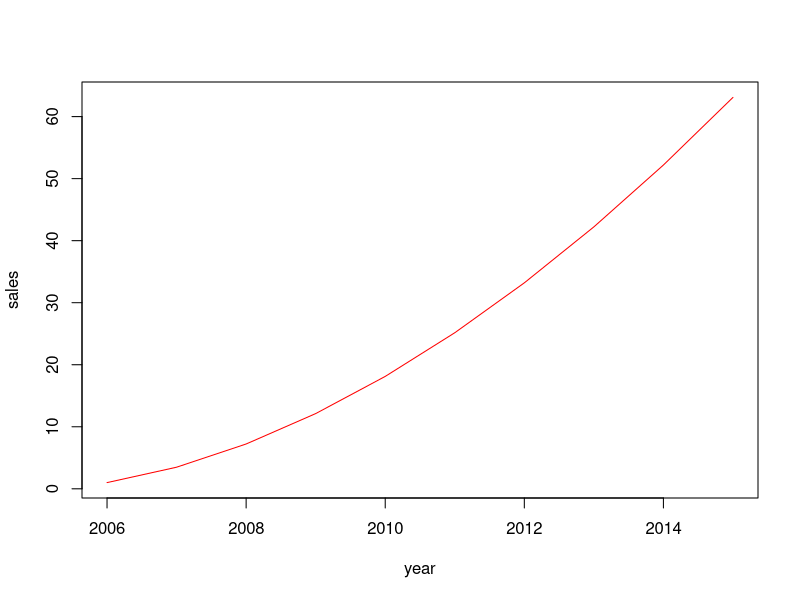

Generate this figure with R:
## ---- chunk 1
year <- 2006:2015; sales <- (1:10)^1.8
plot(year, sales, "l", col="red")
